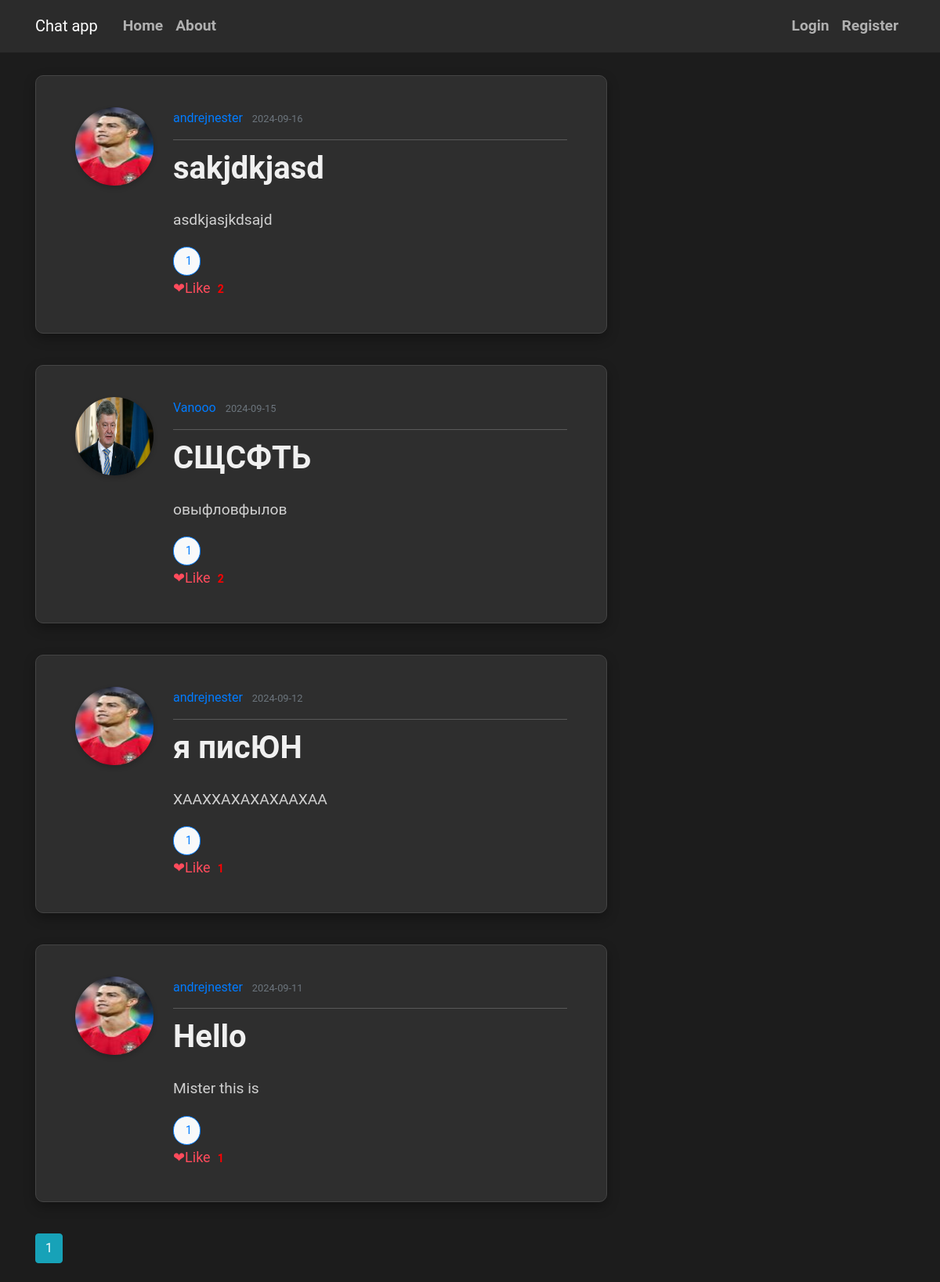
The page / on the database its author committed.
### flaskblog/models.py (models this page shows, shortened)
class Post(db.Model):
    id = db.Column(db.Integer, primary_key=True)
    title = db.Column(db.String(100), nullable=False)
    date_posted = db.Column(db.DateTime, nullable=False, default=datetime.utcnow)
    content = db.Column(db.Text, nullable=False)
    user_id = db.Column(db.Integer, db.ForeignKey('user.id'), nullable=False)
    comments = db.relationship('Comment', backref='post', lazy='dynamic')
    post_likes = db.relationship('Like', back_populates='post', lazy='dynamic')
    def is_liking(self, user):
        if user.is_authenticated:
            return Like.query.filter_by(post_id=self.id, man_that_likes_id=user.id).first() is not None
        return False

class User(db.Model, UserMixin):
    id = db.Column(db.Integer, primary_key=True)
    username = db.Column(db.String(20), unique=True, nullable=False)
    email = db.Column(db.String(120), unique=True, nullable=False)
    image_file = db.Column(db.String(20), nullable=False, default='default.jpg')
    password = db.Column(db.String(60), nullable=False)
    posts = db.relationship('Post', backref='author', lazy=True)
    followed = db.relationship('Follow', foreign_keys='Follow.follower_id',
                               back_populates='follower', lazy='dynamic',
                               cascade='all, delete-orphan')
    followers = db.relationship('Follow', foreign_keys='Follow.followed_id',
                                back_populates='followed', lazy='dynamic',
                                cascade='all, delete-orphan')
    sent_messages = db.relationship('Message', foreign_keys='Message.sender_id',
                                    back_populates='sender', lazy=True)
    received_messages = db.relationship('Message', foreign_keys='Message.recipient_id',
                                        back_populates='recipient', lazy=True)
    groups=db.relationship('Group', secondary='user_groups', back_populates='members')

### flaskblog/routes.py (the view)
@app.route("/")
def home():
    current_page=request.path
    print(f"THIS IS CURRENT PAGE:{current_page}")
    page = request.args.get('page', 1, type=int)
    posts = Post.query.order_by(Post.date_posted.desc()).paginate(per_page=5, page=page)
    return render_template('home.html',posts=posts)

### flaskblog/templates/home.html (shortened to what this page needs)
{% extends "base.html" %}
{% block content %}
 {%for post in posts%}
        <article class="media content-section">
            <img class="rounded-circle article-img" src="{{url_for('static',filename = 'pictures/' + post.author.image_file)}}" alt="">
  <div class="media-body">
    <div class="article-metadata">
      <a class="mr-2" href="{{ url_for('user_info',username=post.author.username) }}">{{ post.author.username }}</a>
      <small class="text-muted">{{ post.date_posted.strftime('%Y-%m-%d') }}</small>
    </div>
    <h2><a class="article-title" href="{{ url_for('post',post_id=post.id) }}">{{ post.title }}</a></h2>
    <p class="article-content">{{ post.content }}</p>
<button class="comment-button">
     {{ post.comments.count() }}
</button>
                    {% if post.is_liking(current_user) %}
                        <a class="like-icon" href="{{ url_for('unlike_post_home', post_id=post.id) }}">&#10084;Unlike</a>
                        <a href="{{ url_for('post_likes',post_id=post.id) }}" class="likes-count">{{ post.post_likes.count() }}</a>
                    {% else %}
                        <a class="like-icon" href="{{ url_for('like_post_home', post_id=post.id) }}">&#10084;Like</a>
                        <a href="{{ url_for('post_likes',post_id=post.id) }}" class="likes-count">{{ post.post_likes.count() }}</a>
                    {% endif %}
  </div>
</article>
    {%endfor%}
 {% for page_num in posts.iter_pages() %}
        {% if page_num %}
            {% if posts.page ==page_num %}
                <a class = "btn btn-info mb-4" href="{{url_for('home',page=page_num)}}">{{page_num}}</a>
                {% else %}
                <a class = "btn btn-outline-info" href="{{url_for('home',page=page_num)}}">{{page_num}}</a>
            {% endif %}
        {% else %}
            ...
        {% endif %}
    {% endfor %}
{% endblock %}

### flaskblog/static/main.css (style rules this page uses)
body { background: #1c1c1c; color: #f8f8f8; margin-top: 6rem; font-family: 'Roboto', sans-serif; line-height: 1.8; }
h1, h2, h3, h4, h5, h6 { color: #ffffff; margin-bottom: 1.5rem; font-weight: 700; }
.content-section { background: #2e2e2e; padding: 40px 50px; border: 1px solid #444444; border-radius: 10px; box-shadow: 0 6px 15px rgba(0, 0, 0, 0.3); margin-bottom: 40px; }
.article-title { color: #f0f0f0; font-size: 2.5rem; font-weight: 600; }
.article-content { white-space: pre-line; line-height: 1.9; font-size: 1.2rem; color: #d0d0d0; }
.article-img { height: 100px; width: 100px; margin-right: 25px; border-radius: 50%; box-shadow: 0 3px 6px rgba(0, 0, 0, 0.2); }
.article-metadata { padding-bottom: 12px; margin-bottom: 12px; border-bottom: 1px solid #595959; font-size: 1rem; color: #a0a0a0; }
button, input[type="submit"] { background-color: #444444; color: #ffffff; border: none; border-radius: 6px; padding: 12px 25px; font-size: 1.2rem; cursor: pointer; transition: background-color 0.3s ease; }
.comment-button { background-color: #f8f9fa; border: 1px solid #007bff; color: #007bff; font-size: 14px; padding: 5px 10px; border-radius: 20px; display: flex; align-items: center; cursor: pointer; transition: background-color 0.3s, color 0.3s; }
.like-icon { font-size: 18px; color: #ff4b5c; margin-right: 5px; }
.likes-count { font-size: 14px; color: red; font-weight: bold; }

### rows shown on the page
Post: image_file (picture), author.username "andrejnester", date_posted "2024-09-16", title "sakjdkjasd", content "asdkjasjkdsajd", comments.count "1", post_likes.count "2"
Post: image_file (placeholder picture), author.username "Vanooo", date_posted "2024-09-15", title "СЩСФТЬ", content "овыфловфылов", comments.count "1", post_likes.count "2"
Post: image_file (picture), author.username "andrejnester", date_posted "2024-09-12", title "я писЮН", content "ХААХХАХАХАХААХАА", comments.count "1", post_likes.count "1"
Post: image_file (picture), author.username "andrejnester", date_posted "2024-09-11", title "Hello", content "Mister this is", comments.count "1", post_likes.count "1"

### other values the page prints
{{ page_num }} "1"
